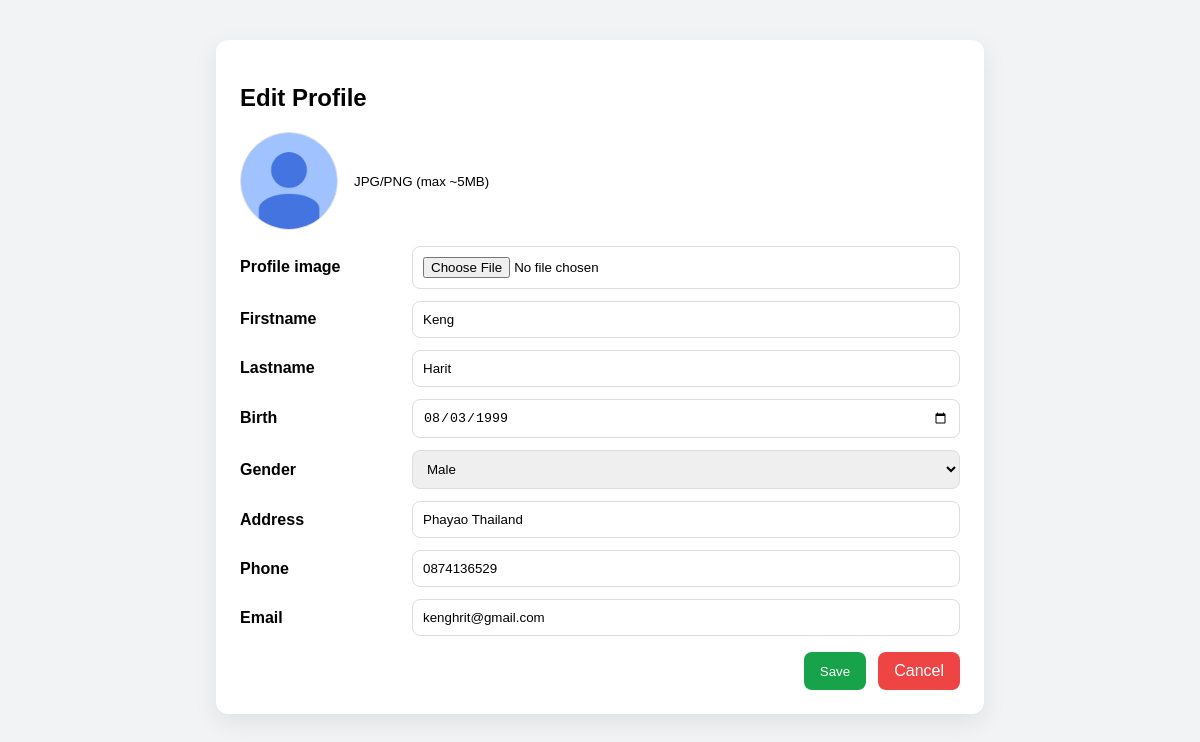
Screenshot of /edit_profile.php (signed in) with the database file from the repository.
### tables this page shows
CREATE TABLE `employee` (
  `emp_id` int(11) NOT NULL,
  `fname` varchar(50) NOT NULL,
  `lname` varchar(50) NOT NULL,
  `dep` int(11) DEFAULT NULL,
  `sex` varchar(20) NOT NULL,
  `birth` date NOT NULL,
  `email` varchar(50) NOT NULL,
  `phone` varchar(10) NOT NULL,
  `address` varchar(300) NOT NULL,
  `image_path` varchar(255) NOT NULL
);

### edit_profile.php (the view, shortened to what this page needs)
<?php
$servername = "localhost";
$usersname = "root";
$password   = "";
$database   = "data_time";
$conn = new mysqli($servername, $usersname, $password, $database);
$conn->set_charset("utf8mb4");
$user_id = $_SESSION['user_id'];
$sql = "SELECT e.emp_id, e.fname, e.lname, d.dname, e.birth, e.sex, e.address, e.phone, e.email, e.image_path
        FROM employee e
        LEFT JOIN department d ON e.dep = d.dep_id
        WHERE e.emp_id = ?";
$stmt = $conn->prepare($sql);
$stmt->bind_param("i", $user_id);
$stmt->execute();
$row = $stmt->get_result()->fetch_assoc();
?>
<!DOCTYPE html>
<html lang="th">
<head>
</head>
<body>
  <div class="card">
    <h2>Edit Profile</h2>
    <div class="img-box">
      <img src="<?= !empty($row['image_path']) ? htmlspecialchars($row['image_path']) : 'uploads/default.jpg' ?>" alt="profile">
      <div>
        <div><small>JPG/PNG (max ~5MB)</small></div>
      </div>
    </div>
    <form action="edit_profile_process.php" method="POST" enctype="multipart/form-data">
      <div class="row">
        <label>Profile image</label>
        <input type="file" name="profile_image" accept="image/png,image/jpeg">
      </div>
      <div class="row"><label>Firstname</label>
        <input type="text" name="fname" value="<?= htmlspecialchars($row['fname'] ?? '') ?>">
      </div>
      <div class="row"><label>Lastname</label>
        <input type="text" name="lname" value="<?= htmlspecialchars($row['lname'] ?? '') ?>">
      </div>
      <div class="row"><label>Birth</label>
        <input type="date" name="birth" value="<?= htmlspecialchars($row['birth'] ?? '') ?>">
      </div>
      <div class="row"><label>Gender</label>
        <select name="sex">
          <option value="Male"   <?= ($row['sex'] ?? '')==='Male'?'selected':''; ?>>Male</option>
        </select>
      </div>
      <div class="row"><label>Address</label>
        <input type="text" name="address" value="<?= htmlspecialchars($row['address'] ?? '') ?>">
      </div>
      <div class="row"><label>Phone</label>
        <input type="text" name="phone" value="<?= htmlspecialchars($row['phone'] ?? '') ?>">
      </div>
      <div class="row"><label>Email</label>
        <input type="email" name="email" value="<?= htmlspecialchars($row['email'] ?? '') ?>">
      </div>
      <div class="actions">
        <button class="btn btn-success" type="submit">Save</button>
        <a class="btn btn-danger" href="profile.php">Cancel</a>
      </div>
    </form>
  </div>
</body>
</html>

### edit_profile.php (style rules this page uses)
body { font-family:sans-serif;background:#f2f3f5 }
.card { max-width:720px;margin:40px auto;background:#fff;border-radius:12px;padding:24px;box-shadow:0 8px 24px rgba(0,0,0,.08) }
.row { display:flex;gap:12px;margin-bottom:12px }
.row label { width:160px;display:flex;align-items:center;font-weight:600 }
.row input,.row select { flex:1;padding:10px;border:1px solid #ddd;border-radius:8px }
.img-box { display:flex;align-items:center;gap:16px;margin-bottom:16px }
.img-box img { width:96px;height:96px;border-radius:50%;object-fit:cover;border:1px solid #ddd }
.actions { display:flex;gap:12px;justify-content:flex-end;margin-top:16px }
.btn { padding:10px 16px;border:none;border-radius:8px;cursor:pointer }
.btn-success { background:#16a34a;color:#fff }
.btn-danger { background:#ef4444;color:#fff;text-decoration:none;display:inline-block }

### rows the page displays
employee: fname "Keng", lname "Harit", birth "08/03/1999", sex "Male", address "Phayao Thailand", phone "0874136529", email "kenghrit@gmail.com"
